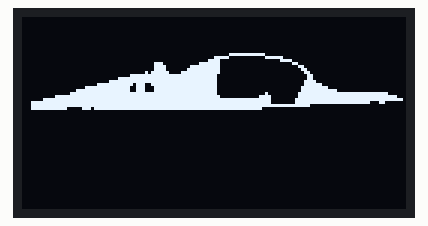
A sketch run on a simulated Arduino Uno, built with avr-gcc and run on an emulated ATmega328P. Parts: 128×64 one-colour display.

Above: at 0.1 s.

The sketch:

oled_pic.ino
```cpp
#include<Wire.h>
#include<SPI.h>
#include<Adafruit_GFX.h>
#include<Adafruit_SSD1306.h>

#define OLED_MOSI 11
#define OLED_CLK 12
#define OLED_DC 9
#define OLED_CS 8
#define OLED_RESET 10
#define Light_PIN A0
Adafruit_SSD1306 display(OLED_MOSI,OLED_CLK,OLED_DC,OLED_RESET,OLED_CS);

static const unsigned char PROGMEM Logo[] = {
0x00,0x00,0x00,0x00,0x00,0x00,0x00,0x00,0x07,0xff,0x80,0x00,0x00,0x00,0x00,0x00,
  0x00,0x00,0x00,0x00,0x00,0x00,0x00,0x00,0xf8,0x00,0x7e,0x00,0x00,0x00,0x00,0x00,
  0x00,0x00,0x00,0x00,0x00,0x00,0x00,0x03,0xc0,0x00,0x03,0xc0,0x00,0x00,0x00,0x00,
  0x00,0x00,0x00,0x00,0x00,0x0e,0x00,0x1f,0xc0,0x00,0x00,0x30,0x00,0x00,0x00,0x00,
  0x00,0x00,0x00,0x00,0x00,0x0f,0x00,0xff,0xc0,0x00,0x00,0x0c,0x00,0x00,0x00,0x00,
  0x00,0x00,0x00,0x00,0x00,0x0f,0x01,0xff,0xc0,0x00,0x00,0x06,0x00,0x00,0x00,0x00,
  0x00,0x00,0x00,0x00,0x00,0x5f,0x87,0xff,0xc0,0x00,0x00,0x03,0x00,0x00,0x00,0x00,
  0x00,0x00,0x00,0x00,0x0f,0xff,0xff,0xff,0x80,0x00,0x00,0x01,0x80,0x00,0x00,0x00,
  0x00,0x00,0x00,0x00,0xff,0xff,0xff,0xff,0x80,0x00,0x00,0x01,0x80,0x00,0x00,0x00,
  0x00,0x00,0x00,0x07,0xff,0xff,0xff,0xff,0x80,0x00,0x00,0x03,0xc0,0x00,0x00,0x00,
  0x00,0x00,0x00,0x7f,0xfb,0x9f,0xff,0xff,0x80,0x00,0x00,0x03,0xf0,0x00,0x00,0x00,
  0x00,0x00,0x07,0xff,0xf3,0x8f,0xff,0xff,0x80,0x00,0x00,0x07,0xfc,0x00,0x00,0x00,
  0x00,0x00,0x3f,0xff,0xf3,0x8f,0xff,0xff,0x80,0x00,0x00,0x07,0xff,0x80,0x00,0x00,
  0x00,0x00,0xff,0xff,0xff,0xff,0xff,0xff,0x80,0x00,0x40,0x0f,0xff,0xff,0xff,0xc0,
  0x00,0x1f,0xff,0xff,0xff,0xff,0xff,0xff,0xc0,0x01,0xe0,0x0f,0xff,0xff,0xff,0xf8,
  0x01,0xff,0xff,0xff,0xff,0xff,0xff,0xff,0xff,0xff,0xe0,0x1f,0xff,0xff,0xff,0xfe,
  0x1f,0xff,0xff,0xff,0xff,0xff,0xff,0xff,0xff,0xff,0xe0,0x1f,0xff,0xff,0xf1,0x80,
  0x1f,0xff,0xff,0xff,0xff,0xff,0xff,0xff,0xff,0xff,0xff,0xff,0x00,0x00,0x00,0x00,
  0x1f,0xfe,0x0e,0xff,0xff,0xff,0xff,0xff,0xff,0xff,0x00,0x00,0x00,0x00,0x00,0x00,
};
void splash(){
  int light = analogRead(Light_PIN);
  Serial.println(light);
  display.clearDisplay();
  display.setTextColor(WHITE);
  display.setTextSize(2);
  display.setCursor(0,10);
  display.print("Light:");
  display.setTextSize(2);
  display.setCursor(70,10);
  display.print(light);
  display.display();
}

void setup() {
  // put your setup code here, to run once:
  Serial.begin(9600);
  pinMode(Light_PIN,INPUT);
  display.begin(SSD1306_SWITCHCAPVCC, 0x3D);
  display.clearDisplay();
  display.drawBitmap(0,12,Logo,128,19,WHITE);
  display.display();
  display.setTextWrap(false);


}

void loop() {
  // put your main code here, to run repeatedly:
  //splash();

  delay(10);
}
```
